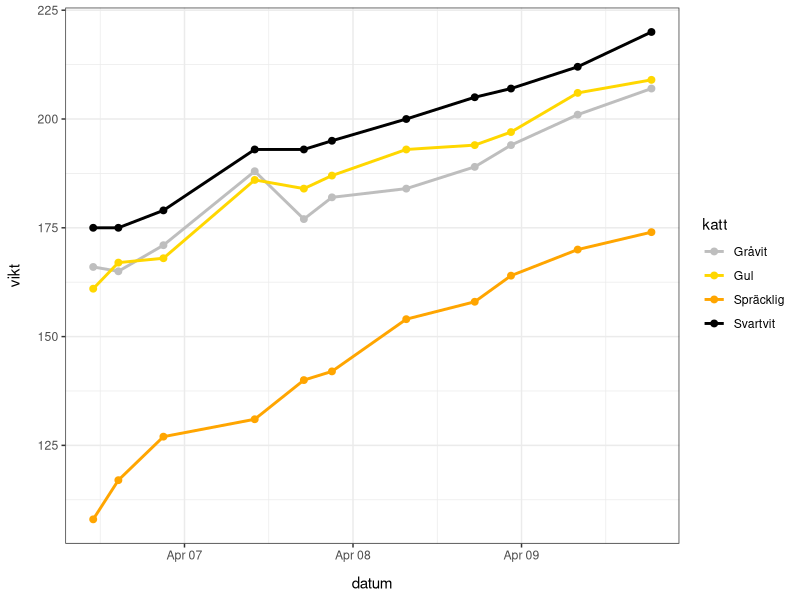
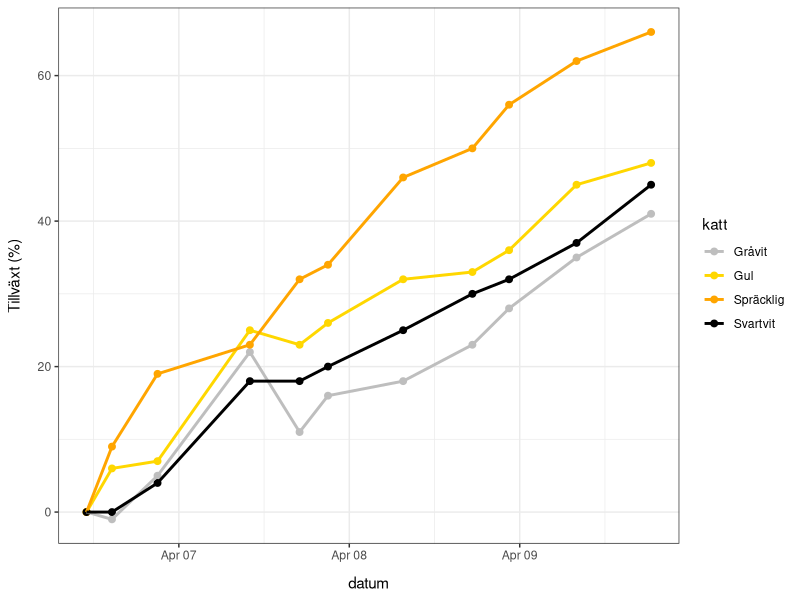

These charts were generated, in order, by the following R code:
## ---- chunk 1
#| echo: false
# Load packages.
r.packages <- 
  "readxl dplyr tidyr ggplot2 viridis RColorBrewer ggthemes"

import <- function(x)
 x |> trimws() |> strsplit("\\s+") |> unlist() |>
  lapply(function(x) library(x, character.only = TRUE)) |>
  invisible() |> 
  suppressWarnings() |> 
  suppressMessages()

r.packages |> import()
## ---- chunk 2
#| echo: false
# read data

data<- read_xlsx(path="kattungar.xlsx", col_names = TRUE)  |> 
  rename(Svartvit = SV, Gråvit = GV, Spräcklig = Sp, Gul = G) 


data_long<- data |> select("Svartvit","Gråvit","Spräcklig","Gul", "datum") |> 
  gather(key = "katt", value = "vikt", c("Svartvit","Gråvit","Spräcklig","Gul")) |>
  arrange(katt, datum) |>
  group_by(katt) |>
  mutate(tillväxt = vikt - first(vikt)) |>
  ungroup()

## ---- chunk 3
#| echo: FALSE

colorset<- c("Svartvit" = "black",
             "Gråvit"="grey",
             "Spräcklig"="orange", 
             "Gul" = "gold1")
ggplot(data=data_long, aes(x=datum, y=vikt, color=katt)) +
    geom_point(stat="identity", size = 2) +
    geom_line(linewidth = 1) + 
    scale_color_manual(values = colorset) +
    theme_bw() + 
    theme(axis.title.y = element_text(margin = margin(t = 0, r = 10, b = 0, l = 0)),
            axis.title.x = element_text(margin = margin(t = 10, r = 0, b = 0, l = 0)))

ggplot(data=data_long, aes(x=datum, y=tillväxt, color=katt)) +
    geom_point(stat="identity", size = 2) +
    geom_line(linewidth = 1) + 
    scale_color_manual(values = colorset) +
    ylab("Tillväxt (%)") +
    theme_bw() + 
    theme(axis.title.y = element_text(margin = margin(t = 0, r = 10, b = 0, l = 0)),
            axis.title.x = element_text(margin = margin(t = 10, r = 0, b = 0, l = 0)))
